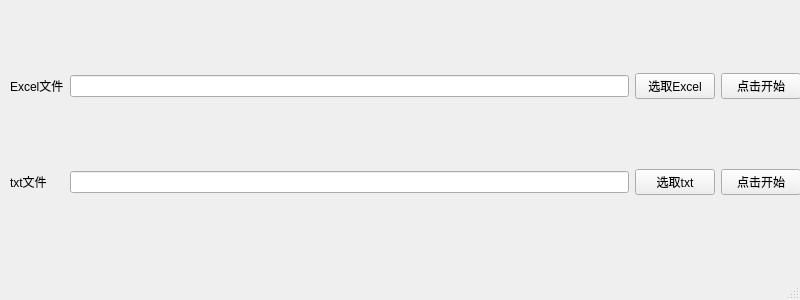
<?xml version="1.0" encoding="UTF-8"?>
<ui version="4.0">
 <class>mainWindow</class>
 <widget class="QMainWindow" name="mainWindow">
  <property name="geometry">
   <rect>
    <x>0</x>
    <y>0</y>
    <width>800</width>
    <height>300</height>
   </rect>
  </property>
  <property name="sizePolicy">
   <sizepolicy hsizetype="Fixed" vsizetype="Fixed">
    <horstretch>0</horstretch>
    <verstretch>0</verstretch>
   </sizepolicy>
  </property>
  <property name="minimumSize">
   <size>
    <width>800</width>
    <height>300</height>
   </size>
  </property>
  <property name="windowTitle">
   <string>MainWindow</string>
  </property>
  <widget class="QWidget" name="centralwidget">
   <widget class="QWidget" name="gridLayoutWidget">
    <property name="geometry">
     <rect>
      <x>0</x>
      <y>-1</y>
      <width>811</width>
      <height>271</height>
     </rect>
    </property>
    <layout class="QGridLayout" name="mainLayout">
     <property name="leftMargin">
      <number>10</number>
     </property>
     <property name="topMargin">
      <number>10</number>
     </property>
     <property name="rightMargin">
      <number>10</number>
     </property>
     <property name="bottomMargin">
      <number>10</number>
     </property>
     <item row="0" column="0">
      <widget class="QLabel" name="excelLabel">
       <property name="text">
        <string>Excel文件</string>
       </property>
      </widget>
     </item>
     <item row="0" column="1">
      <widget class="QLineEdit" name="excelEdit">
       <property name="readOnly">
        <bool>true</bool>
       </property>
      </widget>
     </item>
     <item row="1" column="2">
      <widget class="QPushButton" name="txtButton">
       <property name="text">
        <string>选取txt</string>
       </property>
      </widget>
     </item>
     <item row="1" column="1">
      <widget class="QLineEdit" name="txtEdit">
       <property name="readOnly">
        <bool>true</bool>
       </property>
      </widget>
     </item>
     <item row="0" column="2">
      <widget class="QPushButton" name="excelButton">
       <property name="text">
        <string>选取Excel</string>
       </property>
      </widget>
     </item>
     <item row="1" column="0">
      <widget class="QLabel" name="txtLabel">
       <property name="text">
        <string>txt文件</string>
       </property>
      </widget>
     </item>
     <item row="0" column="3">
      <widget class="QPushButton" name="excelRunButton">
       <property name="text">
        <string>点击开始</string>
       </property>
      </widget>
     </item>
     <item row="1" column="3">
      <widget class="QPushButton" name="txtRunButton">
       <property name="text">
        <string>点击开始</string>
       </property>
      </widget>
     </item>
    </layout>
   </widget>
  </widget>
  <widget class="QStatusBar" name="statusbar"/>
 </widget>
 <resources/>
 <connections/>
</ui>
